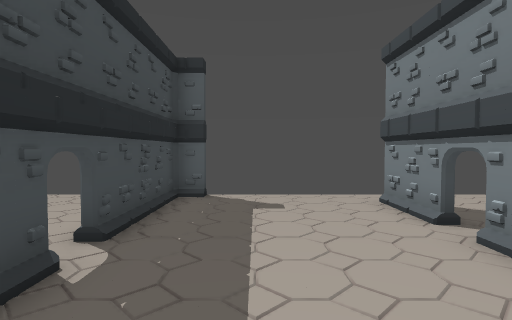
view 1 (above)

17 first-person views from a walk through a level from a Godot 3-D game. The camera is 1.3 m above the floor, tilts 2° down and sees 80° across. The floor is counted in squares, 2 m on a side. Each view is taken from the middle of a square. On the plan, view 1 faces up. The plan holds only what a view shows up to about 10 squares ahead; the rest is blank. The place goes on beyond the plan. Flat picture figures and markers are not drawn.

view 2
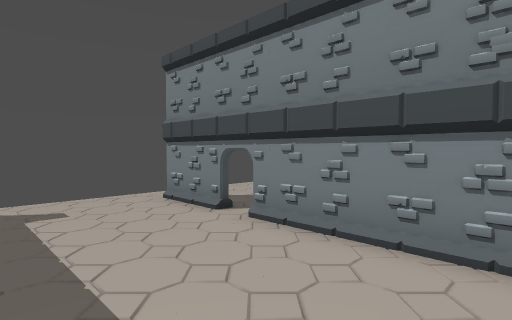

view 3
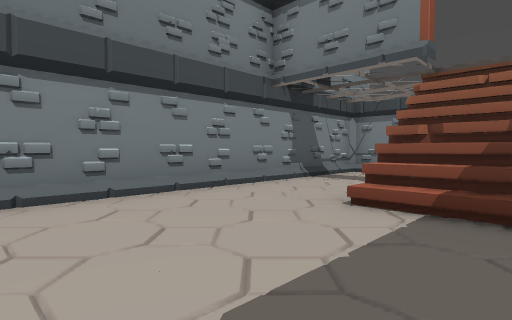

view 4
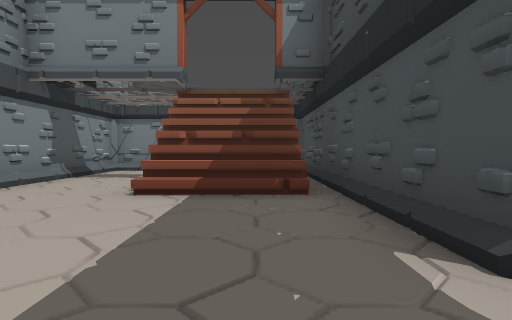

view 5
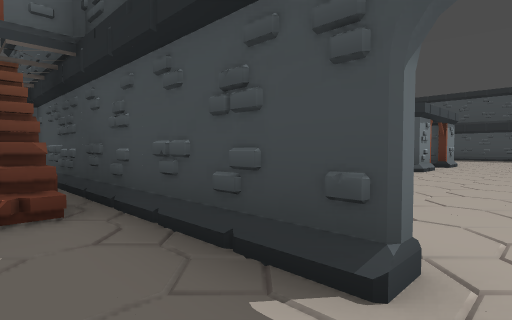

view 6
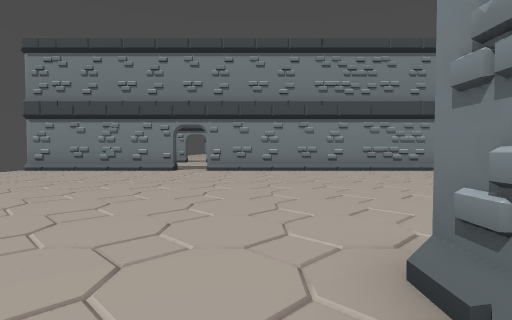

view 7
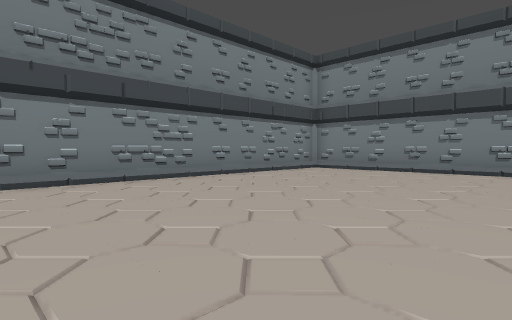

view 8
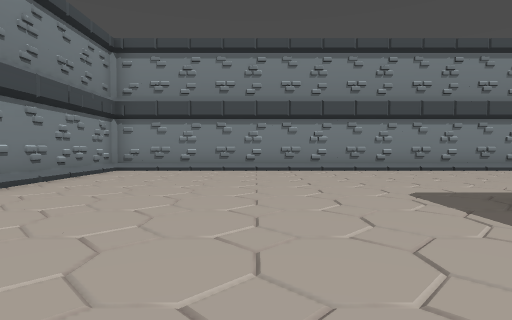

view 9
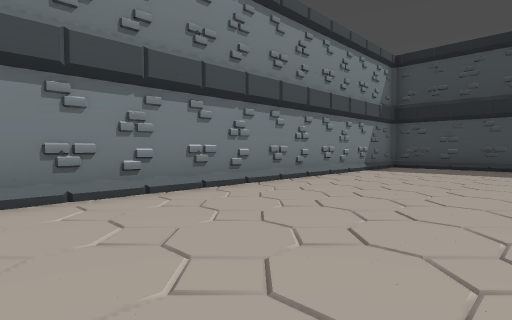

view 10
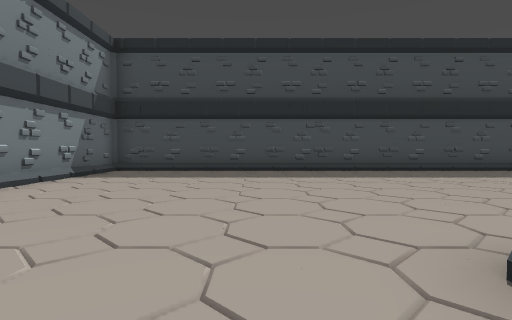

view 11
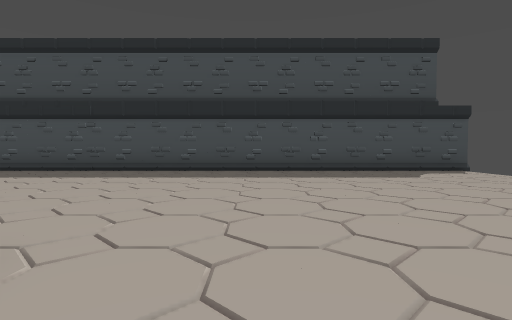

view 12
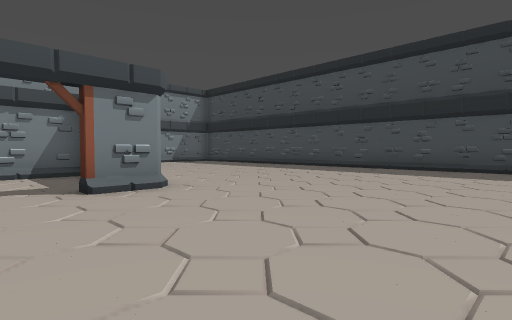

view 13
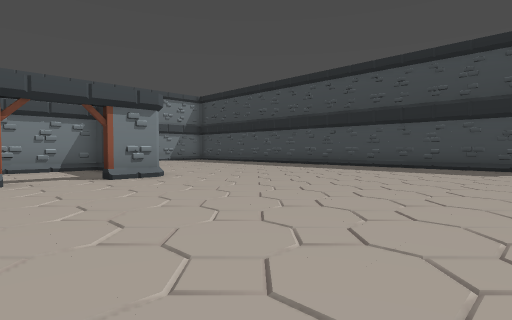

view 14
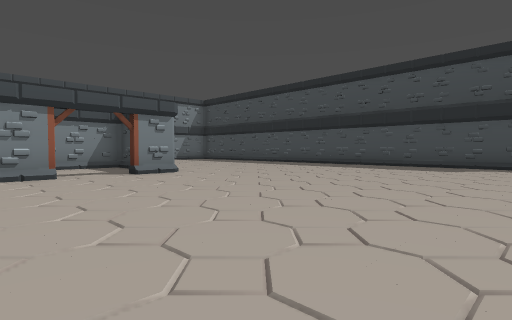

view 15
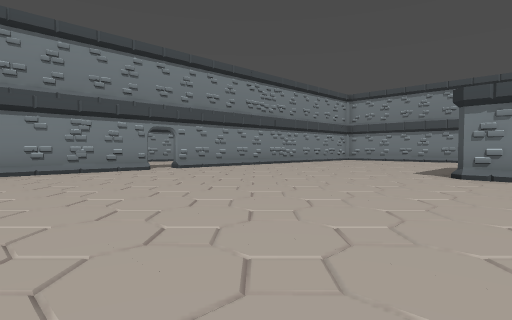

view 16
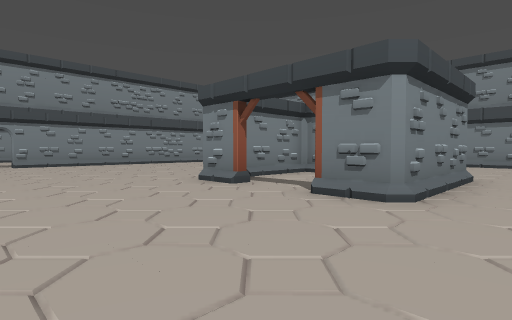

view 17
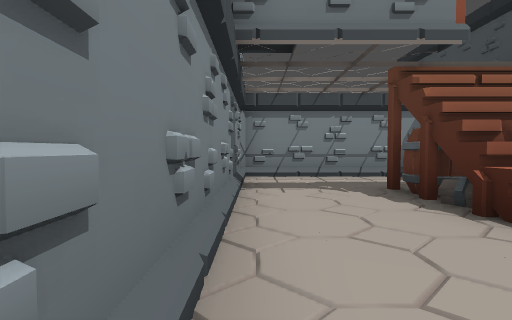

### Floor plan
Key: @ floor where view 1 was taken; # wall or solid block; . floor; / step, stairs or slope.
Columns run from 23 left of view 1 to 6 right of it. Each row starts with its distance up from view 1.
 10 #
  9 #/..    .............#......
  8 #/...................#.....#..
  7 #/...................#.....#..
  6 #/...................#.....#.
  5 #/...................#......
  4 #/.........................#
  3 #/...................#.....#
  2 #/...................#.....#
  1 #/.......#..#........#///..#
  0 #/.......#..##.......#/@/..#
 -1 #/.......#...#.......#//#..#
 -2 #/.......#...#.......#  /..#
 -3 #/.......#####.......# ....#
 -4 #/...................#.....#
 -5 #/...................#######
 -6 #/...................#
 -7 #/...................#
 -8 #////////////////////#
 -9 ######################

Positions as (right, up) in squares from view 1, and headings:
1: (0, 0), facing up
2: (-1, 0), facing up-right
3: (-1, 4), facing down-right
4: (-1, 5), facing down
5: (-1, 4), facing down-left
6: (-12, 2), facing right
7: (-9, 1), facing down-right
8: (-7, 1), facing down
9: (-11, -4), facing down-left
10: (-13, -4), facing left
11: (-13, 3), facing left
12: (-12, 6), facing down-left
13: (-11, 8), facing down-left
14: (-10, 9), facing down-left
15: (-12, 9), facing down-right
16: (-16, 5), facing down-right
17: (3, 3), facing down
